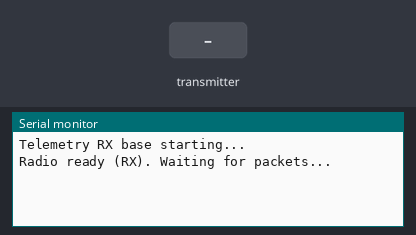
Bench run of a sketch on a simulated ESP32. Parts: the last lines printed to the serial monitor. The inputs (shaded band) are chosen by the test bench. No radio packets arrive unless stated.

Above: at 1.5 s.
1.6 s: the transmitter starts sending uptime_ms = 0
At 1.67 s:
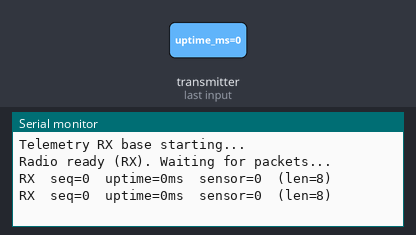
3.5 s: the transmitter starts sending seq = 1024
At 3.57 s:
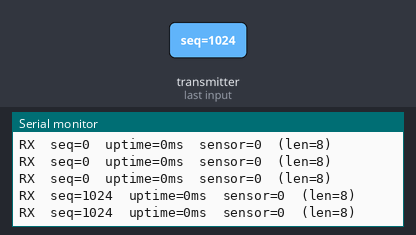
5.0 s: the transmitter starts sending sensor = 1024
At 5.07 s:
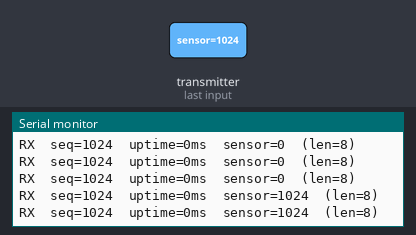
6.5 s: the transmitter starts sending uptime_ms = 1024
At 6.57 s:
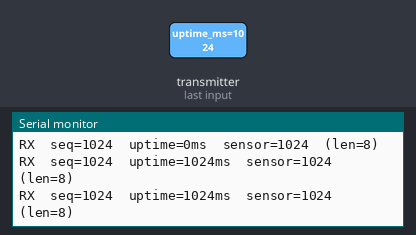
8.0 s: the transmitter starts sending seq = 0
At 8.07 s:
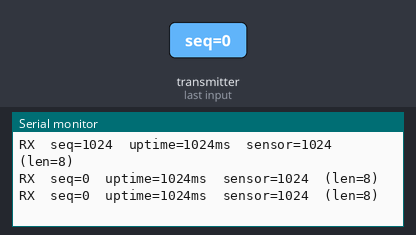
9.5 s: the transmitter starts sending sensor = 0
At 9.57 s:
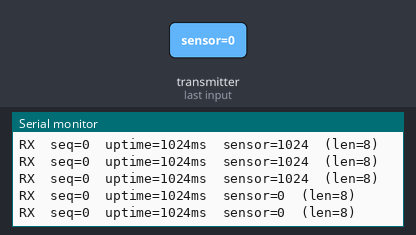

The sketch:

telemetry_RX_base.ino
```cpp
/*  Long-Range Telemetry Node  —  RECEIVER (base station)
 *  Run this on a SECOND ESP32 + nRF24 (same wiring) so you can demo a live link.
 *  It prints every received packet to the Serial Monitor @115200.
 *
 *  Library: "RF24" by TMRh20
 */

#include <SPI.h>
#include <RF24.h>

#define CE_PIN   4
#define CSN_PIN  5

RF24 radio(CE_PIN, CSN_PIN);
const uint8_t address[6] = "NODE1";   // must match the transmitter

struct TelemetryPacket {
  uint32_t uptime_ms;
  uint16_t seq;
  int16_t  sensor;
};

TelemetryPacket pkt;

void setup() {
  Serial.begin(115200);
  delay(300);
  Serial.println(F("Telemetry RX base starting..."));

  if (!radio.begin()) {
    Serial.println(F("nRF24 not responding - check wiring / 10uF cap!"));
    while (1) { delay(1000); }
  }

  radio.setPALevel(RF24_PA_MAX);
  radio.setDataRate(RF24_250KBPS);
  radio.setChannel(100);              // MUST match the transmitter
  radio.enableDynamicPayloads();
  radio.openReadingPipe(1, address);
  radio.startListening();

  Serial.println(F("Radio ready (RX). Waiting for packets..."));
}

void loop() {
  if (radio.available()) {
    uint8_t len = radio.getDynamicPayloadSize();
    radio.read(&pkt, sizeof(pkt));
    Serial.printf("RX  seq=%u  uptime=%lums  sensor=%d  (len=%u)\n",
                  pkt.seq, pkt.uptime_ms, pkt.sensor, len);
  }
}
```

Measured:
- after the input at 1.6 s, the serial monitor: prints a new line at once (image 1)
- after the input at 3.5 s, the serial monitor: prints a new line at once (image 2)
- after the input at 5.0 s, the serial monitor: prints a new line at once (image 3)
- after the input at 6.5 s, the serial monitor: prints a new line at once (image 4)
- after the input at 8.0 s, the serial monitor: prints a new line at once (image 5)
- after the input at 9.5 s, the serial monitor: prints a new line at once (image 6)
